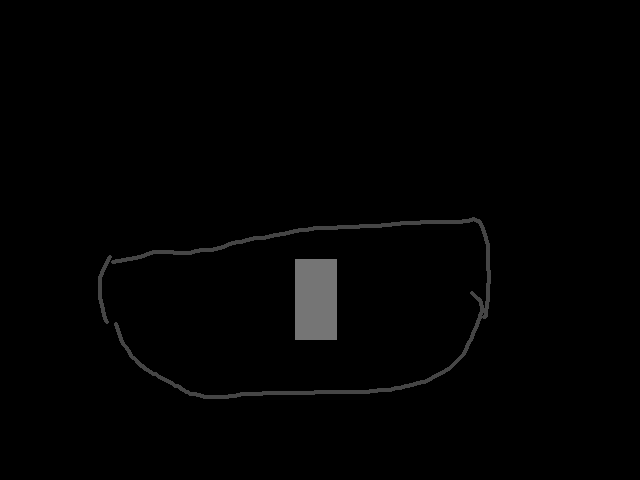

A level layout from a 2D game, rendered from its tile map. Below: a short description, then the map file with tile-grid data replaced by summaries:
An orthogonal 20x15 tile map with 32x32 px tiles, 3 tile layers (Tile Layer 2, Tile Layer 1, Tile Layer 3), 7 tilesets and 6 objects (level Info, sword2, character).

<map version="1.2" tiledversion="1.2.1" orientation="orthogonal" renderorder="right-down" width="20" height="15" tilewidth="32" tileheight="32" infinite="0" nextlayerid="32" nextobjectid="44">
 <tileset firstgid="1" name="grassstage" tilewidth="32" tileheight="32" tilecount="2025" columns="45">
  <image source="grassstage.png" width="1440" height="1440" />
 </tileset>
 <tileset firstgid="2026" name="grassstage2" tilewidth="32" tileheight="32" tilecount="2500" columns="50">
  <image source="grassstage2.png" width="1600" height="1600" />
 </tileset>
 <tileset firstgid="4526" name="playerstart" tilewidth="32" tileheight="32" tilecount="1" columns="1">
  <image source="playerstart.png" width="32" height="32" />
  <tile id="0">
   <properties>
    <property name="orient" value="right" />
    <property name="playerstart" value="" />
   </properties>
  </tile>
 </tileset>
 <tileset firstgid="4527" name="grassstage3" tilewidth="32" tileheight="32" tilecount="1700" columns="50">
  <image source="grassstage3.png" width="1600" height="1088" />
 </tileset>
 <tileset firstgid="6227" source="grassstage4redux.tsx" />
 <tileset firstgid="6927" name="grasstownweaponshop" tilewidth="32" tileheight="32" tilecount="300" columns="20">
  <image source="grasstownweaponshop.png" width="640" height="480" />
 </tileset>
 <tileset firstgid="7227" source="1stdefaultplace.tsx" />
 <layer id="29" name="Tile Layer 2" width="20" height="15">
  <data>[300 cells, 2 non-empty, 2 distinct tile ids]</data>
 </layer>
 <layer id="30" name="Tile Layer 1" width="20" height="15">
  <data>[300 cells, 165 non-empty, 19 distinct tile ids]</data>
 </layer>
 <layer id="31" name="Tile Layer 3" width="20" height="15">
  <data>[300 cells, 300 non-empty, 300 distinct tile ids]</data>
 </layer>
 <objectgroup id="4" name="Object Layer 1">
  <object id="19" x="288" y="320" width="32" height="32">
   <properties>
    <property name="orient" value="up" />
    <property name="playerstart" value="" />
    <property name="startarea" value="1" />
   </properties>
  </object>
  <object id="20" x="256" y="384" width="128" height="64">
   <properties>
    <property name="NewArea" value="grasstown.tmx" />
    <property name="area" value="grasstown.tmx" />
    <property name="returnarea" value="2" />
   </properties>
  </object>
  <object id="22" name="level Info" x="160" y="32" width="24" height="24">
   <properties>
    <property name="areaname" value="Yeah Buddy" />
    <property name="levelinfo" value="1" />
   </properties>
  </object>
  <object id="24" name="sword2" x="256" y="160" width="64" height="64">
   <properties>
    <property name="description" value="Is that even a sword?\Looks like a gun." />
   </properties>
  </object>
  <object id="26" name="Yeah, Buddy" type="character" x="384" y="256" width="32" height="64">
   <properties>
    <property name="" value="" />
    <property name="SPflag1" value="" />
    <property name="description" value="" />
    <property name="image" value="sprites/yeahbuddy.gif" />
    <property name="name" value="Him" />
    <property name="orient" value="down" />
    <property name="sprite" value="" />
   </properties>
  </object>
  <object id="35" x="448" y="384" width="128" height="32">
   <properties>
    <property name="block" value="" />
   </properties>
  </object>
 </objectgroup>
</map>
